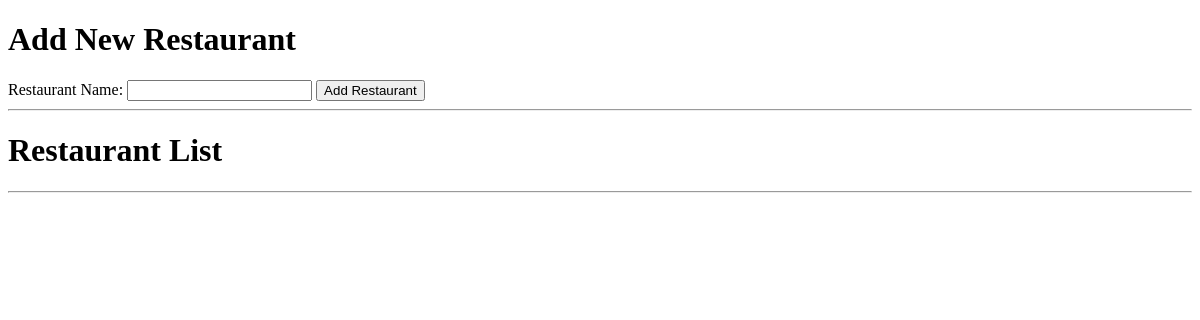
Before: / with the older database file.
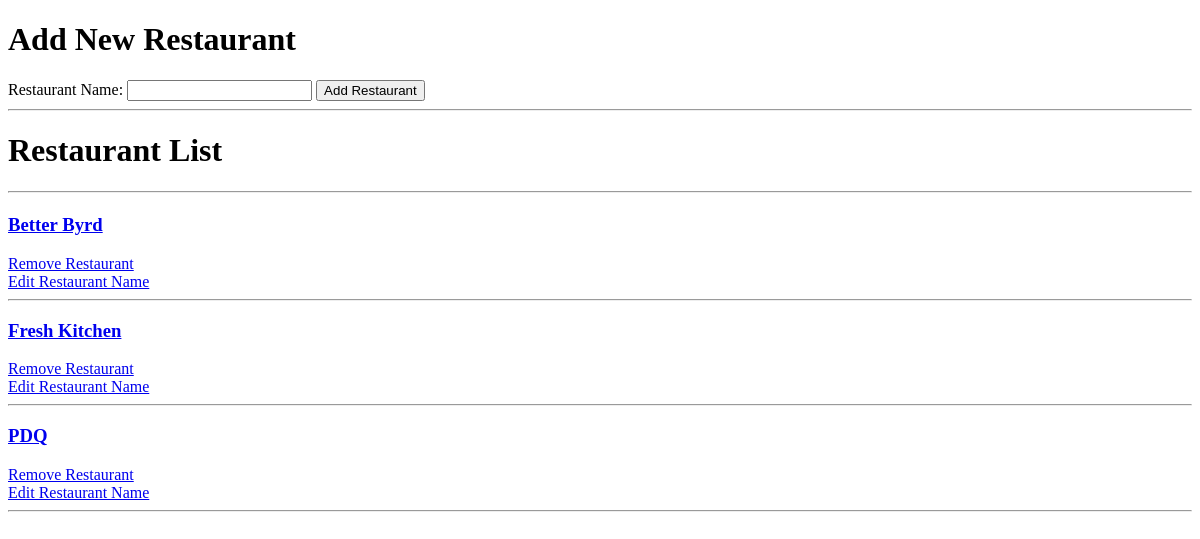
After: the same page with the newer database file.
### app.py (models this page shows, shortened)
class Restaurants(db.Model):
    id = db.Column(db.Integer, primary_key=True)
    name = db.Column(db.String(100), nullable=False)
    menu_items = db.relationship('MenuItems', cascade='all, delete-orphan', backref=db.backref('restaurants', lazy=True))

### app.py (the view)
@app.route('/', methods=['GET', 'POST'])
def restaurant_list():
    if request.method == 'POST':
        rest_name = request.form['name']
        new_restaurant = Restaurants(name=rest_name)
        db.session.add(new_restaurant)
        db.session.commit()
        return redirect('/')
    else:
        all_restaurants = Restaurants.query.order_by(Restaurants.name).all()
        return render_template('index.html', restaurants = all_restaurants)

### templates/index.html (shortened to what this page needs)
{% extends 'base.html' %}
{% block body %}
    <h1>Add New Restaurant</h1>
    <form action='/' method='POST'>
    Restaurant Name: <input type='text' name='name' id='name'>
    <input type='submit' value='Add Restaurant'>
    </form>
    <hr>
    <h1>Restaurant List<h1>
    <hr>
    {% for r in restaurants  %}
        <h3><a href='/{{ r.id }}'>{{ r.name }}</a></h3>
        <a href='/delete/{{ r.id }}'>Remove Restaurant</a><br>
        <a href='/edit/{{ r.id }}'>Edit Restaurant Name</a>
        <hr>
    {% endfor %}
{% endblock body %}

### templates/base.html (shortened to what this page needs)
<!DOCTYPE html>
<html lang="en">
<head>
</head>
<body>
    {% block body %} {% endblock %}
</body>
</html>

Changed rows visible on the page:
added Restaurants: name "Better Byrd"
added Restaurants: name "Fresh Kitchen"
added Restaurants: name "PDQ"
